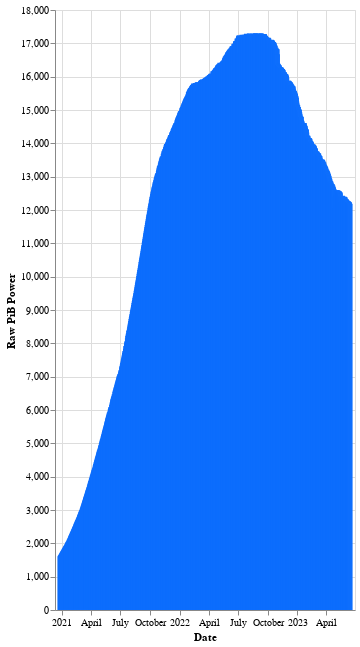

Notebook cell for this chart:
### Code cell
alt.renderers.set_embed_options(actions=False)
alt.renderers.set_embed_options(theme="ggplot2")

c = (
    alt.Chart(df_power_data.groupby("stat_date").sum()["raw_pib_power"].reset_index())
    .mark_bar()
    .encode(
        x=alt.X("stat_date:T", title="Date"),
        y=alt.Y("raw_pib_power:Q", title="Raw PiB Power"),
        tooltip=["stat_date", "raw_pib_power"],
        color=alt.value("#0d6efd"),
    )
    .properties(width="container", height=600)
)

c.display()

### Figure 1 — Vega-Lite specification as saved in the notebook (floating-point values rounded to 4 significant figures; data arrays with more than 128 entries replaced by an {"elided": "..."} marker saying what was removed)
{"config": {"view": {"continuousWidth": 300, "continuousHeight": 300}}, "data": {"name": "data-88ce7890339cdeb9df2097f6b734017d"}, "mark": {"type": "bar"}, "encoding": {"color": {"value": "#0d6efd"}, "tooltip": [{"field": "stat_date", "type": "temporal"}, {"field": "raw_pib_power", "type": "quantitative"}], "x": {"field": "stat_date", "title": "Date", "type": "temporal"}, "y": {"field": "raw_pib_power", "title": "Raw PiB Power", "type": "quantitative"}}, "height": 600, "width": "container", "$schema": "https://vega.github.io/schema/vega-lite/v5.8.0.json", "datasets": {"data-88ce7890339cdeb9df2097f6b734017d": {"elided": "900 records"}}}
